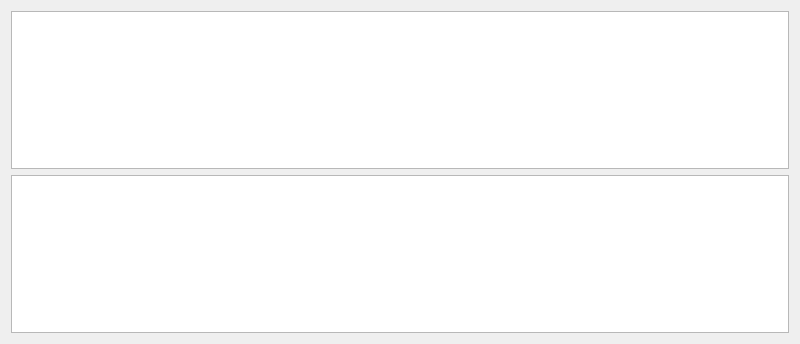
<?xml version="1.0" encoding="UTF-8"?>
<ui version="4.0">
 <class>Form</class>
 <widget class="QWidget" name="Form">
  <property name="geometry">
   <rect>
    <x>0</x>
    <y>0</y>
    <width>800</width>
    <height>344</height>
   </rect>
  </property>
  <property name="windowTitle">
   <string>Form</string>
  </property>
  <layout class="QVBoxLayout" name="verticalLayout_2">
   <item>
    <layout class="QVBoxLayout" name="verticalLayout">
     <item>
      <widget class="QTextBrowser" name="textBrowser_2"/>
     </item>
     <item>
      <widget class="QTextBrowser" name="textBrowser"/>
     </item>
    </layout>
   </item>
  </layout>
 </widget>
 <resources/>
 <connections/>
</ui>
